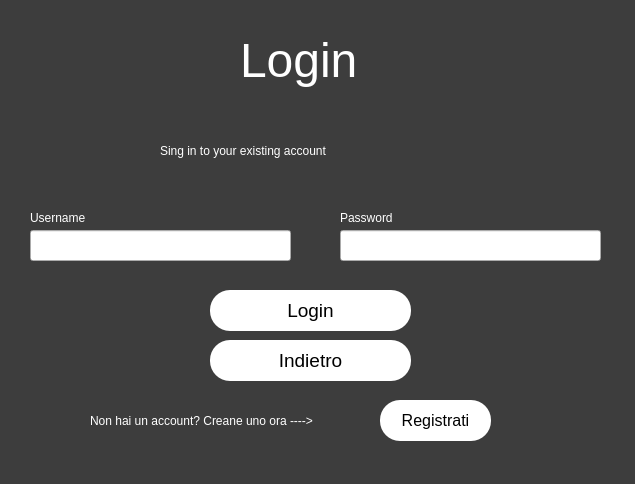
<?xml version="1.0" encoding="UTF-8"?>
<ui version="4.0">
 <class>Dialog</class>
 <widget class="QDialog" name="Dialog">
  <property name="geometry">
   <rect>
    <x>0</x>
    <y>0</y>
    <width>635</width>
    <height>484</height>
   </rect>
  </property>
  <property name="windowTitle">
   <string>Dialog</string>
  </property>
  <property name="styleSheet">
   <string notr="true">QDialog#Dialog{
background-color: rgb(61, 61, 61);}</string>
  </property>
  <widget class="QLabel" name="label_2">
   <property name="geometry">
    <rect>
     <x>160</x>
     <y>130</y>
     <width>311</width>
     <height>41</height>
    </rect>
   </property>
   <property name="styleSheet">
    <string notr="true">font: 16pt &quot;MS Shell Dlg 2&quot;;
color: rgb(255, 255, 255);</string>
   </property>
   <property name="text">
    <string>Sing in to your existing account</string>
   </property>
  </widget>
  <widget class="QPushButton" name="back_button">
   <property name="geometry">
    <rect>
     <x>210</x>
     <y>340</y>
     <width>201</width>
     <height>41</height>
    </rect>
   </property>
   <property name="cursor">
    <cursorShape>PointingHandCursor</cursorShape>
   </property>
   <property name="styleSheet">
    <string notr="true">border-radius:20px; 
background-color: rgb(255, 255, 255);
font-size:14pt;</string>
   </property>
   <property name="text">
    <string>Indietro</string>
   </property>
  </widget>
  <widget class="QLabel" name="label_4">
   <property name="geometry">
    <rect>
     <x>340</x>
     <y>210</y>
     <width>71</width>
     <height>16</height>
    </rect>
   </property>
   <property name="styleSheet">
    <string notr="true">font: 12pt &quot;MS Shell Dlg 2&quot;; color: rgb(255, 255, 255);</string>
   </property>
   <property name="text">
    <string>Password</string>
   </property>
  </widget>
  <widget class="QPushButton" name="login_button">
   <property name="geometry">
    <rect>
     <x>210</x>
     <y>290</y>
     <width>201</width>
     <height>41</height>
    </rect>
   </property>
   <property name="cursor">
    <cursorShape>PointingHandCursor</cursorShape>
   </property>
   <property name="styleSheet">
    <string notr="true">border-radius:20px; 
background-color: rgb(255, 255, 255);
font-size:14pt;</string>
   </property>
   <property name="text">
    <string>Login</string>
   </property>
   <property name="default">
    <bool>true</bool>
   </property>
  </widget>
  <widget class="QLabel" name="label_3">
   <property name="geometry">
    <rect>
     <x>30</x>
     <y>210</y>
     <width>71</width>
     <height>16</height>
    </rect>
   </property>
   <property name="styleSheet">
    <string notr="true">font: 12pt &quot;MS Shell Dlg 2&quot;;
color: rgb(255, 255, 255);</string>
   </property>
   <property name="text">
    <string>Username</string>
   </property>
  </widget>
  <widget class="QLineEdit" name="password_field">
   <property name="geometry">
    <rect>
     <x>340</x>
     <y>230</y>
     <width>261</width>
     <height>31</height>
    </rect>
   </property>
   <property name="styleSheet">
    <string notr="true">color: rgb(0, 0, 0);</string>
   </property>
  </widget>
  <widget class="QLineEdit" name="username_field">
   <property name="geometry">
    <rect>
     <x>30</x>
     <y>230</y>
     <width>261</width>
     <height>31</height>
    </rect>
   </property>
   <property name="styleSheet">
    <string notr="true">color: rgb(0, 0, 0);</string>
   </property>
  </widget>
  <widget class="QLabel" name="label">
   <property name="geometry">
    <rect>
     <x>240</x>
     <y>20</y>
     <width>121</width>
     <height>81</height>
    </rect>
   </property>
   <property name="styleSheet">
    <string notr="true">color: rgb(255, 255, 255); font-size:36pt</string>
   </property>
   <property name="text">
    <string>Login</string>
   </property>
  </widget>
  <widget class="QLabel" name="label_5">
   <property name="geometry">
    <rect>
     <x>90</x>
     <y>405</y>
     <width>281</width>
     <height>31</height>
    </rect>
   </property>
   <property name="styleSheet">
    <string notr="true">font: 11pt &quot;MS Shell Dlg 2&quot;;
color: rgb(255, 255, 255);</string>
   </property>
   <property name="text">
    <string>Non hai un account? Creane uno ora ----&gt;</string>
   </property>
  </widget>
  <widget class="QPushButton" name="registrati_button">
   <property name="geometry">
    <rect>
     <x>380</x>
     <y>400</y>
     <width>111</width>
     <height>41</height>
    </rect>
   </property>
   <property name="cursor">
    <cursorShape>PointingHandCursor</cursorShape>
   </property>
   <property name="styleSheet">
    <string notr="true">border-radius:20px; 
background-color: rgb(255, 255, 255);
font-size:12pt;</string>
   </property>
   <property name="text">
    <string>Registrati</string>
   </property>
  </widget>
 </widget>
 <resources/>
 <connections/>
</ui>
